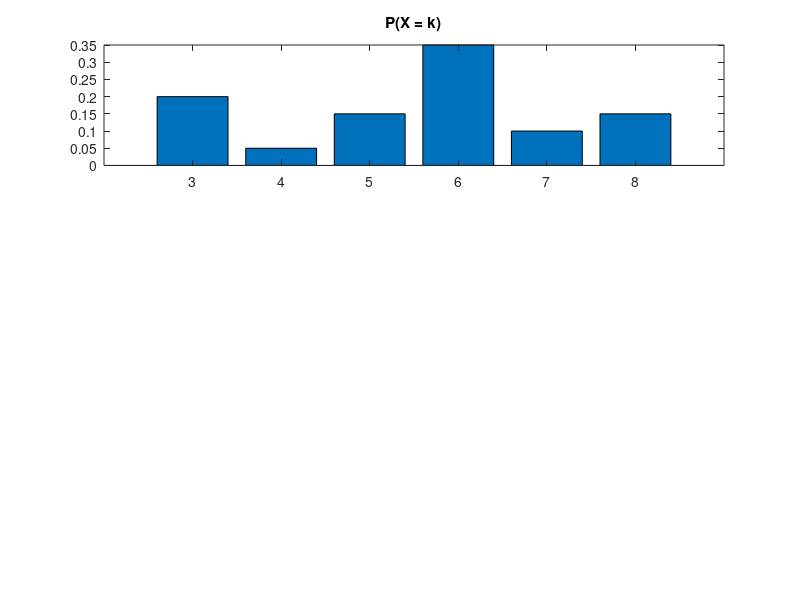

Write the MATLAB code that produced this figure. (Note: this script raises an error after producing the figure.)
clear variables;
close all;

%a
K = [3 4 5 6 7 8];
X = [4/20 1/20 3/20 7/20 2/20 3/20]; 

figure(1);
subplot(311);
hX = bar(K,X);
%axis([2 9 0 1]);
title('P(X = k)');

E_X = 0;
E_X2 = 0;

for i = 1 : length(X)
    E_X = E_X + K(i)*X(i);
    E_X2 = E_X2 + K(i)^2*X(i);
end

V_X = E_X2 - (E_X)^2;

txt_EX = "E(X) = " + E_X;
txt_Ecart_X = "sigma(X) = " + sqrt(V_X);
text(2,0.35,txt_EX,'Interpreter','latex');
text(2,0.3,txt_Ecart_X,'Interpreter','latex');

K_bis = 6:1:16;
X_bis = conv((1/20)*[4,1,3,7,2,3],(1/20)* [4,1,3,7,2,3]);
subplot(312);
hX_bis = bar(K_bis,X_bis);
%axis([5 17 0 1]);
title('P(X1 + X2 = k)');

E_X_bis = 0;
E_X2_bis = 0;

for i = 1 : length(X_bis)
    E_X_bis = E_X_bis + K_bis(i)*X_bis(i);
    E_X2_bis = E_X2_bis + K_bis(i)^2*X_bis(i);
end

V_X_bis = E_X2_bis - (E_X_bis)^2;

txt_EX_bis = "E(X) = " + E_X_bis;
txt_Ecart_X_bis = "sigma(X) = " + sqrt(V_X_bis);
text(5,0.18,txt_EX_bis,'Interpreter','latex');
text(5,0.15,txt_Ecart_X_bis,'Interpreter','latex');

% c et d
u = (1/20)*[4,1,3,7,2,3];
n = 15;
Somme_X = u;
for k = 2 : n
    Somme_X = conv(Somme_X,u);
end

Somme_K = 3*n:1:8*n;

subplot(313);
hSomme_X = bar(Somme_K,Somme_X);
title('P(X1 + X2 + ... + Xn = k)');

E_Somme_X = 0;
E_Somme_X2 = 0;

for i = 1 : length(Somme_X)
    E_Somme_X = E_Somme_X + Somme_K(i)*Somme_X(i);
    E_Somme_X2 = E_Somme_X2 + Somme_K(i)^2*Somme_X(i);
end

V_Somme_X = E_Somme_X2 - (E_Somme_X)^2;

txt_ESomme_X = "E(X) = " + E_Somme_X;
txt_Ecart_Somme_X = "sigma(X) = " + sqrt(V_Somme_X);
text(n*3.5,0.05,txt_ESomme_X,'Interpreter','latex');
text(n*3.5,0.04,txt_Ecart_Somme_X,'Interpreter','latex');

mu = n*E_Somme_X;
sigma  = sqrt(n)*sqrt(V_Somme_X);
x = mu-4*sigma:h:mu+4*sigma;
fx = exp(-((x-mu).^2)/(2*sigma^2))*(1/(sigma*sqrt(2*pi)));
p2 = plot(x,fx,'black');
set(p2,'LineWidth',1.5);


















